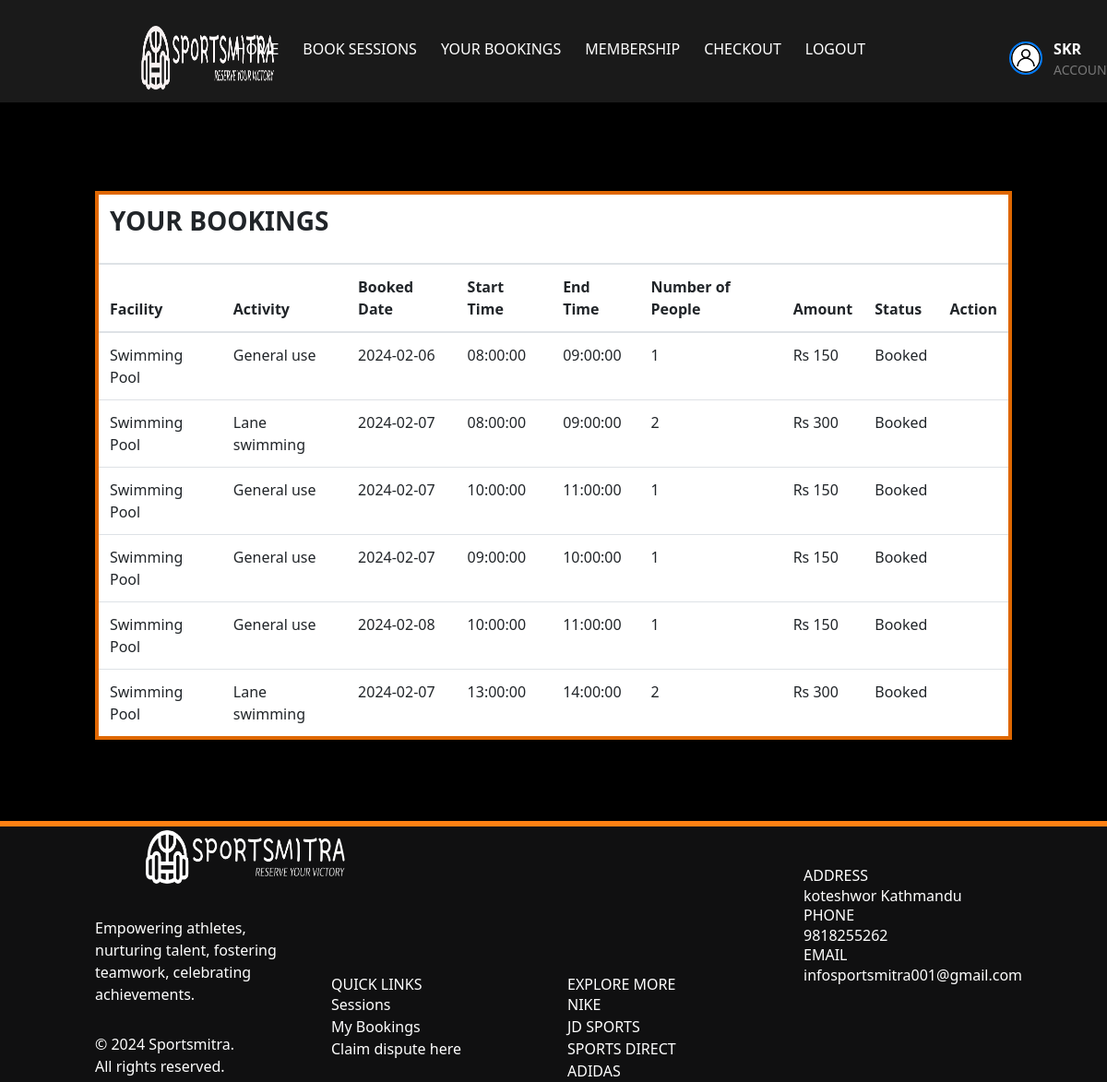
The app's page /my_bookings (signed in), older data.
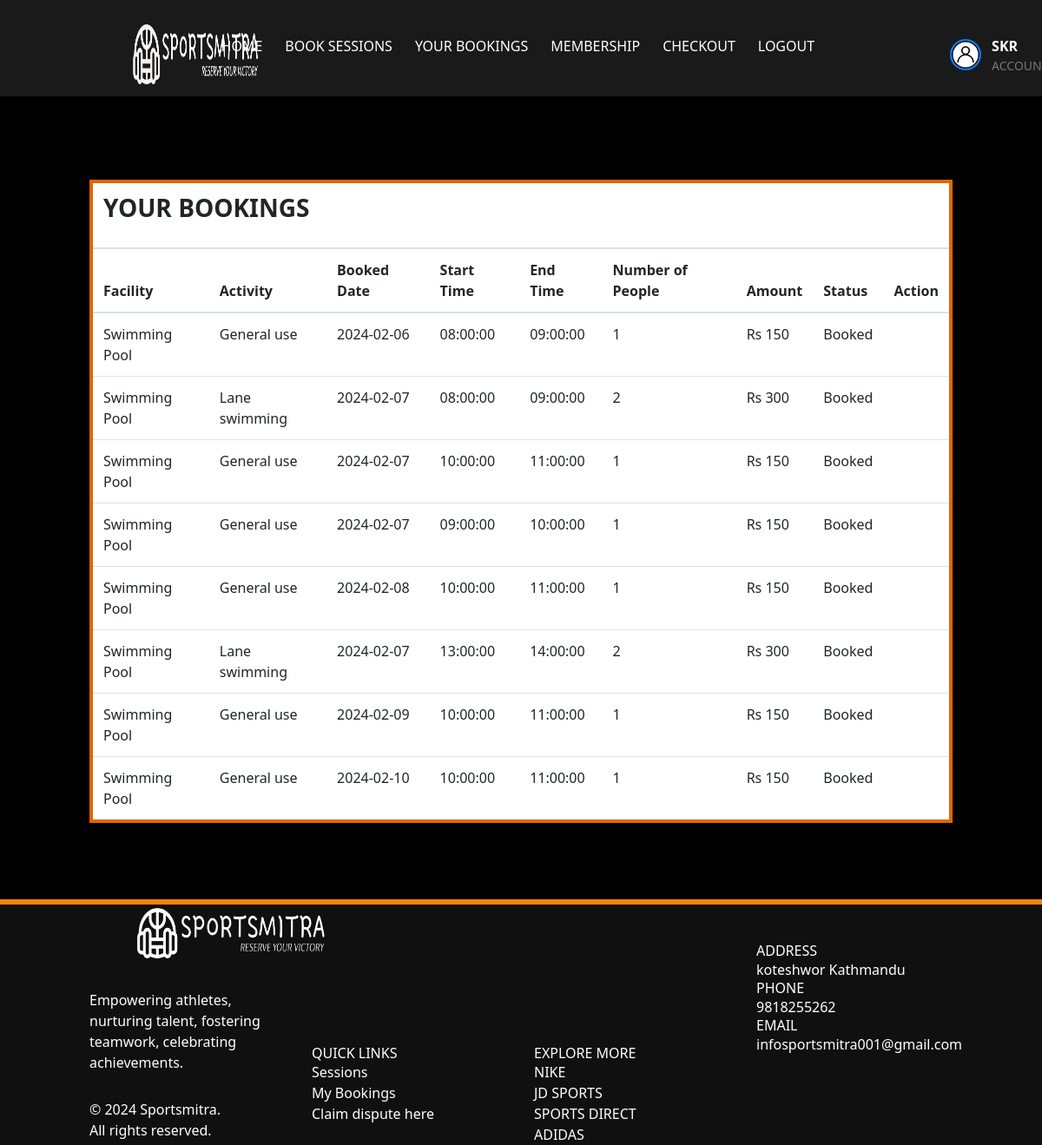
The same page, newer data.
### app/models.py (models this page shows, shortened)
class UserAccount(UserMixin, db.Model):
    __tablename__ = 'UserAccount'
    id = db.Column(db.Integer, primary_key=True)
    User = db.Column(db.String(500), index=True)
    Email = db.Column(db.String(500), index=True, unique=True)
    Password = db.Column(db.String(500), index=True)
    Mobile = db.Column(db.String(120), index=True)
    verification_token = db.Column(db.String(1120), unique=True)
    verified = db.Column(db.Boolean, default=False)
    start_date = db.Column(db.Date, nullable=True)
    end_date = db.Column(db.Date, nullable=True)
    Member = db.Column(db.Boolean, default=False)
    member_type = db.Column(db.String(50))
    profile_picture = db.Column(
        db.String(255), nullable=True, default='../static/images/acc.jpg')
    roles = db.relationship("Role", secondary=user_role,
                            backref=db.backref("users", lazy="dynamic"))
    def has_role(self, role_name):
        my_role = Role.query.filter_by(name=role_name).first()
        if my_role in self.roles:
            return True
        else:
            return False

class Booking(db.Model):
    __tablename__ = "Booking"
    id = db.Column(db.Integer, primary_key=True)
    user_id = db.Column(db.Integer, db.ForeignKey('UserAccount.id'))
    Book_Time = db.Column(db.Date, index=True)
    Status = db.Column(db.String(500), index=True)
    session_id = db.Column(db.Integer, db.ForeignKey('Sessions.id'))
    Size = db.Column(db.Integer, index=True)
    Amount = db.Column(db.Integer, index=True)
    activity_id = db.Column(db.Integer, db.ForeignKey('activity.id'))
    activity = db.relationship(
        "Activity", backref=db.backref("bookings", lazy="dynamic"))
    user = db.relationship(
        "UserAccount", backref=db.backref("bookings", lazy="dynamic"))
    session = db.relationship(
        "Sessions", backref=db.backref("bookings", lazy="dynamic"))
    receipt_id = db.Column(db.Integer, db.ForeignKey('receipt.id'))
    receipt = db.relationship("Receipt", backref=db.backref("bookings", lazy="dynamic"), foreign_keys=[
                              receipt_id])  # Update relationship attribute for Receipt

class Facility(db.Model):
    id = db.Column(db.Integer, primary_key=True)
    Name = db.Column(db.String(500), index=True)
    Capacity = db.Column(db.Integer, index=True)
    Start_Facility = db.Column(db.String(500), index=True)
    End_Facility = db.Column(db.String(500), index=True)

class Activity(db.Model):
    id = db.Column(db.Integer, primary_key=True)
    facility_id = db.Column(db.Integer, db.ForeignKey('facility.id'))
    Activity_Name = db.Column(db.String(500), index=True)
    Amount = db.Column(db.Integer, index=True)
    facility = db.relationship(
        "Facility", backref=db.backref("activities", lazy="dynamic"))

class Sessions(db.Model):
    __tablename__ = "Sessions"
    id = db.Column(db.Integer, primary_key=True)
    Date = db.Column(db.Date, index=True)
    Start_time = db.Column(db.Time, index=True)
    End_time = db.Column(db.Time, index=True)
    Remaining_Cap = db.Column(db.Integer, index=True)
    facility_id = db.Column(db.Integer, db.ForeignKey("facility.id"))
    facility = db.relationship(
        "Facility", backref=db.backref("sessions", lazy="dynamic"))
    activities = db.relationship(
        "Activity", secondary=session_activity_association, backref=db.backref("sessions", lazy="dynamic"))

### app/views.py (the view)
@app.route('/my_bookings')
@login_required
@require_role(role="User")
def my_bookings():
    bookings = Booking.query.filter_by(
        user_id=current_user.id, Status="Booked").all()
    current_time = datetime.now().date()
    return render_template('my_bookings.html', bookings=bookings, current_time=current_time, User=current_user)

### app/views.py (called while the page is built)
def require_role(role):
    def decorator(func):
        @wraps(func)
        def wrapped_function(*args, **kwargs):
            if not current_user.has_role(role):
                return redirect("/")
            else:
                return func(*args, **kwargs)
        return wrapped_function
    return decorator

@login_manager.user_loader
def load_user(id):
    return UserAccount.query.get(int(id))

### app/templates/my_bookings.html (shortened to what this page needs)
<!DOCTYPE html>
<html lang="en">
  <head>
    <link href="../static/css/animate.css" rel="stylesheet" />
    <link
      rel="stylesheet"
      href="../static/css/bootstrap.min.css"
      type="text/css"
    />
    <link rel="stylesheet" type="text/css" href="../static/css/style.css" />
    <link
      rel="stylesheet"
      href="https://cdn.jsdelivr.net/npm/tailwindcss@latest/dist/tailwind.min.css"
    />
  </head>
  <body>
    <nav class="navbar navbar-expand-md navbar-dark">
      <div class="container" style="padding-top: 15px">
        <a class="navbar-brand mr-auto" href="/"
          ><img src="../static/images/nb.png" alt="Sportsmitra" class="logo"
        /></a>
        <div class="collapse navbar-collapse" id="collapsibleNavbar">
          <ul class="navbar-nav ml-auto">
            <li class="nav-item"><a class="nav-link" href="/user">Home</a></li>
            <li class="nav-item">
              <a class="nav-link" href="/lookup_venue">Book Sessions</a>
            </li>
            <li class="nav-item">
              <a class="nav-link" href="/my_bookings">Your Bookings</a>
            </li>
            <li class="nav-item">
              <a
                class="nav-link"
                href="{{ url_for('order_subscription', username=current_user.User) }}"
                >Membership</a
              >
            </li>
            <li class="nav-item">
              <a class="nav-link" href="/checkout_page">Checkout</a>
            </li>
            <li class="nav-item">
              <a class="nav-link" href="#" id="logout">Logout</a>
            </li>
            <li class="nav-item">
              <a
                class="nav-link"
                href="/update_user"
                style="
                  display: flex;
                  align-items: center;
                  margin-left: 130px;
                  text-decoration: none;
                  color: #333;
                "
              >
                <img
                  src="../static/images/acc.jpg"
                  alt="User Account"
                  style="
                    width: 36px;
                    height: 36px;
                    border-radius: 50%;
                    margin-right: 12px;
                    border: 2px solid #007bff;
                  "
                />
                <div>
                  <span
                    style="font-weight: bold; font-size: 16px; display: block"
                    >{{User.User}}</span
                  >
                  <span style="font-size: 14px; display: block; color: #777"
                    >Account</span
                  >
                </div>
              </a>
            </li>
          </ul>
        </div>
      </div>
    </nav>
    <br />
    <br />
    <div class="container mt-5">
       {% if
      bookings %}
      <div class="table-responsive">
        <table class="table table-hover" style="border: 4px solid #df6700">
          <thead>
            <tr>
              <th colspan="9" style="background-color: white">
                <h1 class="h3 mb-3 font-bold">YOUR BOOKINGS</h1>
              </th>
            </tr>
            <tr>
              <th>Facility</th>
              <th>Activity</th>
              <th>Booked Date</th>
              <th>Start Time</th>
              <th>End Time</th>
              <th>Number of People</th>
              <th>Amount</th>
              <th>Status</th>
              <th>Action</th>
            </tr>
          </thead>
          <tbody>
            {% for item in bookings %}
            <tr>
              <td>{{ item.session.facility.Name }}</td>
              <td>{{ item.activity.Activity_Name }}</td>
              <td>{{ item.Book_Time }}</td>
              <td>{{ item.session.Start_time }}</td>
              <td>{{ item.session.End_time }}</td>
              <td>{{ item.Size }}</td>
              <td>Rs {{ item.Size * item.activity.Amount }}</td>
              <td>{{ item.Status }}</td>
              <td>
              </td>
            </tr>
            {% endfor %}
          </tbody>
        </table>
      </div>
      {% endif %}
      <br />
      <br />
      <br />
    </div>
    <footer class="container-fluid">
      <div class="container">
        <div class="row">
          <div
            class="col-md-3 footer1 d-flex wow bounceInLeft"
            data-wow-delay=".25s"
          >
            <div class="d-flex flex-wrap align-content-center">
              <a href="#"
                ><img src="../static/images/fnb.png" alt="logo" class="logo"
              /></a>
              <p>
                Empowering athletes, nurturing talent, fostering teamwork,
                celebrating <br />
                achievements.
              </p>
              <p>&copy; 2024 Sportsmitra. <br />All rights reserved.<br /></p>
            </div>
          </div>
          <div
            class="col-md-3 footer2 wow bounceInUp"
            data-wow-delay=".25s"
            id="contact"
          >
            <br />
            <br />
            <br />
            <br />
            <br />
            <br />
            <br />
            <h5>QUICK LINKS</h5>
            <a href="/lookup_venue">Sessions</a><br />
            <a href="/my_bookings">My Bookings</a><br />
            <a href="/refund_form">Claim dispute here</a>
          </div>
          <div
            class="col-md-3 footer2 wow bounceInUp"
            data-wow-delay=".25s"
            id="contact"
          >
            <br />
            <br />
            <br />
            <br />
            <br />
            <br />
            <br />
            <h5>EXPLORE MORE</h5>
            <a href="https://www.nike.com"> NIKE </a><br />
            <a href="https://www.jdsports.com"> JD SPORTS </a><br />
            <a href="https://www.sportsdirect.com"> SPORTS DIRECT </a><br />
            <a href="https://www.adidas.co.uk"> ADIDAS </a><br />
          </div>
          <div class="col-md-3 footer3 wow bounceInRight" data-wow-delay=".25s">
            <h5>ADDRESS</h5>
            <p>koteshwor Kathmandu</p>
            <h5>PHONE</h5>
            <p>9818255262</p>
            <h5>EMAIL</h5>
            <p>infosportsmitra001@gmail.com</p>
          </div>
        </div>
      </div>
    </footer>
  </body>
</html>

### app/static/css/style.css (style rules this page uses)
body { font-family: "Lato", sans-serif; overflow: hidden; overflow-y: scroll; background-color: #000; }
body nav { background: rgba(255, 255, 255, 0.1); }
body nav .navbar-nav a { font-size: 16px; text-transform: uppercase; color: #fff !important; transition: all 0.3s; -webkit-transition: all 0.3s; -ms-transition: all 0.3s; -o-transition: all 0.3s; }
a, a:hover { color: #ff8013; }
footer { background: #101011; color: #fff; }
footer .footer1 p { margin-top: 30px; }
footer .footer3 { padding-top: 50px; }
footer::before { content: ""; position: absolute; border: 3px solid #ff8013; width: 100%; left: 0; }
.logo { height: 70px; width: auto; margin-left: 50px; margin-right: 50px; }
.nav-item { flex: 0 0 auto; margin-right: 10px; }

### app/templates/my_bookings.html (style rules this page uses)
.table-responsive .table { background-color: white; }

Row changes from the older to the newer data that the page shows:
added Booking: session.facility.Name "Swimming Pool", activity.Activity_Name "General use", Book_Time "2024-02-09", session.Start_time "10:00:00", session.End_time "11:00:00", Size "1", item.Size*item.activity.Amount "150", Status "Booked"
added Booking: session.facility.Name "Swimming Pool", activity.Activity_Name "General use", Book_Time "2024-02-10", session.Start_time "10:00:00", session.End_time "11:00:00", Size "1", item.Size*item.activity.Amount "150", Status "Booked"
